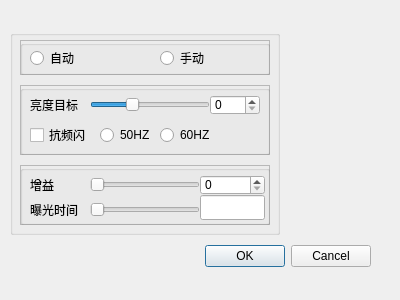
<?xml version="1.0" encoding="UTF-8"?>
<ui version="4.0">
 <class>ExposureDialog</class>
 <widget class="QDialog" name="ExposureDialog">
  <property name="geometry">
   <rect>
    <x>0</x>
    <y>0</y>
    <width>400</width>
    <height>300</height>
   </rect>
  </property>
  <property name="windowTitle">
   <string>Dialog</string>
  </property>
  <widget class="QDialogButtonBox" name="buttonBox">
   <property name="geometry">
    <rect>
     <x>30</x>
     <y>240</y>
     <width>341</width>
     <height>32</height>
    </rect>
   </property>
   <property name="orientation">
    <enum>Qt::Horizontal</enum>
   </property>
   <property name="standardButtons">
    <set>QDialogButtonBox::Cancel|QDialogButtonBox::Ok</set>
   </property>
  </widget>
  <widget class="QGroupBox" name="groupBox_11">
   <property name="geometry">
    <rect>
     <x>10</x>
     <y>30</y>
     <width>270</width>
     <height>205</height>
    </rect>
   </property>
   <property name="title">
    <string/>
   </property>
   <widget class="QFrame" name="frame_exposure_mode">
    <property name="geometry">
     <rect>
      <x>10</x>
      <y>10</y>
      <width>250</width>
      <height>35</height>
     </rect>
    </property>
    <property name="frameShape">
     <enum>QFrame::StyledPanel</enum>
    </property>
    <property name="frameShadow">
     <enum>QFrame::Raised</enum>
    </property>
    <widget class="QGroupBox" name="groupBox_10">
     <property name="geometry">
      <rect>
       <x>0</x>
       <y>0</y>
       <width>250</width>
       <height>35</height>
      </rect>
     </property>
     <property name="title">
      <string/>
     </property>
     <widget class="QRadioButton" name="exposure_mode_auto">
      <property name="geometry">
       <rect>
        <x>10</x>
        <y>7</y>
        <width>109</width>
        <height>22</height>
       </rect>
      </property>
      <property name="text">
       <string>自动</string>
      </property>
     </widget>
     <widget class="QRadioButton" name="exposure_mode_manual">
      <property name="geometry">
       <rect>
        <x>140</x>
        <y>7</y>
        <width>109</width>
        <height>22</height>
       </rect>
      </property>
      <property name="text">
       <string>手动</string>
      </property>
     </widget>
    </widget>
   </widget>
   <widget class="QFrame" name="exposure_auto">
    <property name="geometry">
     <rect>
      <x>10</x>
      <y>55</y>
      <width>250</width>
      <height>70</height>
     </rect>
    </property>
    <property name="frameShape">
     <enum>QFrame::StyledPanel</enum>
    </property>
    <property name="frameShadow">
     <enum>QFrame::Raised</enum>
    </property>
    <widget class="QGroupBox" name="groupBox_12">
     <property name="geometry">
      <rect>
       <x>0</x>
       <y>0</y>
       <width>250</width>
       <height>70</height>
      </rect>
     </property>
     <property name="title">
      <string/>
     </property>
     <widget class="QLabel" name="label_3">
      <property name="geometry">
       <rect>
        <x>10</x>
        <y>10</y>
        <width>60</width>
        <height>20</height>
       </rect>
      </property>
      <property name="text">
       <string>亮度目标</string>
      </property>
     </widget>
     <widget class="QSlider" name="AE_horizontalSlider">
      <property name="geometry">
       <rect>
        <x>70</x>
        <y>10</y>
        <width>120</width>
        <height>20</height>
       </rect>
      </property>
      <property name="maximum">
       <number>300</number>
      </property>
      <property name="value">
       <number>99</number>
      </property>
      <property name="orientation">
       <enum>Qt::Horizontal</enum>
      </property>
     </widget>
     <widget class="QSpinBox" name="AE_spinBox">
      <property name="geometry">
       <rect>
        <x>190</x>
        <y>10</y>
        <width>50</width>
        <height>20</height>
       </rect>
      </property>
      <property name="maximum">
       <number>300</number>
      </property>
     </widget>
     <widget class="QCheckBox" name="flicker_checkBox">
      <property name="geometry">
       <rect>
        <x>10</x>
        <y>40</y>
        <width>70</width>
        <height>20</height>
       </rect>
      </property>
      <property name="text">
       <string>抗频闪</string>
      </property>
     </widget>
     <widget class="QRadioButton" name="radioButton_50HZ">
      <property name="geometry">
       <rect>
        <x>80</x>
        <y>40</y>
        <width>60</width>
        <height>20</height>
       </rect>
      </property>
      <property name="text">
       <string>50HZ</string>
      </property>
     </widget>
     <widget class="QRadioButton" name="radioButton_60HZ">
      <property name="geometry">
       <rect>
        <x>140</x>
        <y>40</y>
        <width>70</width>
        <height>20</height>
       </rect>
      </property>
      <property name="text">
       <string>60HZ</string>
      </property>
     </widget>
    </widget>
   </widget>
   <widget class="QFrame" name="exposure_manual">
    <property name="enabled">
     <bool>true</bool>
    </property>
    <property name="geometry">
     <rect>
      <x>10</x>
      <y>135</y>
      <width>250</width>
      <height>60</height>
     </rect>
    </property>
    <property name="frameShape">
     <enum>QFrame::StyledPanel</enum>
    </property>
    <property name="frameShadow">
     <enum>QFrame::Raised</enum>
    </property>
    <widget class="QGroupBox" name="groupBox_13">
     <property name="geometry">
      <rect>
       <x>0</x>
       <y>0</y>
       <width>250</width>
       <height>60</height>
      </rect>
     </property>
     <property name="title">
      <string/>
     </property>
     <widget class="QLabel" name="label_4">
      <property name="geometry">
       <rect>
        <x>10</x>
        <y>10</y>
        <width>60</width>
        <height>20</height>
       </rect>
      </property>
      <property name="text">
       <string>增益</string>
      </property>
     </widget>
     <widget class="QLabel" name="label_5">
      <property name="geometry">
       <rect>
        <x>10</x>
        <y>35</y>
        <width>60</width>
        <height>20</height>
       </rect>
      </property>
      <property name="text">
       <string>曝光时间</string>
      </property>
     </widget>
     <widget class="QSlider" name="horizontalSlider_gain">
      <property name="geometry">
       <rect>
        <x>70</x>
        <y>10</y>
        <width>110</width>
        <height>20</height>
       </rect>
      </property>
      <property name="orientation">
       <enum>Qt::Horizontal</enum>
      </property>
     </widget>
     <widget class="QSlider" name="horizontalSlider_exposure_time">
      <property name="geometry">
       <rect>
        <x>70</x>
        <y>35</y>
        <width>110</width>
        <height>20</height>
       </rect>
      </property>
      <property name="orientation">
       <enum>Qt::Horizontal</enum>
      </property>
     </widget>
     <widget class="QSpinBox" name="spinBox_gain">
      <property name="geometry">
       <rect>
        <x>180</x>
        <y>10</y>
        <width>65</width>
        <height>20</height>
       </rect>
      </property>
     </widget>
     <widget class="QLineEdit" name="lineEdit_exposure_time">
      <property name="geometry">
       <rect>
        <x>180</x>
        <y>30</y>
        <width>65</width>
        <height>25</height>
       </rect>
      </property>
     </widget>
    </widget>
   </widget>
  </widget>
 </widget>
 <resources/>
 <connections>
  <connection>
   <sender>buttonBox</sender>
   <signal>accepted()</signal>
   <receiver>ExposureDialog</receiver>
   <slot>accept()</slot>
   <hints>
    <hint type="sourcelabel">
     <x>248</x>
     <y>254</y>
    </hint>
    <hint type="destinationlabel">
     <x>157</x>
     <y>274</y>
    </hint>
   </hints>
  </connection>
  <connection>
   <sender>buttonBox</sender>
   <signal>rejected()</signal>
   <receiver>ExposureDialog</receiver>
   <slot>reject()</slot>
   <hints>
    <hint type="sourcelabel">
     <x>316</x>
     <y>260</y>
    </hint>
    <hint type="destinationlabel">
     <x>286</x>
     <y>274</y>
    </hint>
   </hints>
  </connection>
 </connections>
</ui>
